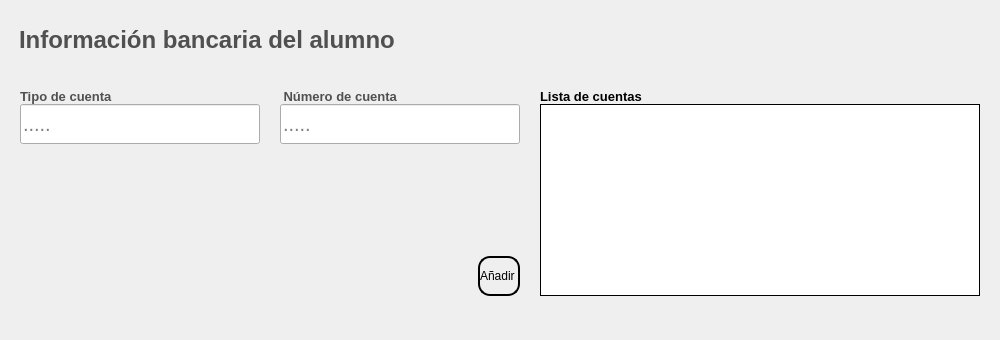
              <widget class="QFrame" name="info_bancaria_alumno">
               <property name="sizePolicy">
                <sizepolicy hsizetype="Preferred" vsizetype="Preferred">
                 <horstretch>0</horstretch>
                 <verstretch>10</verstretch>
                </sizepolicy>
               </property>
               <property name="minimumSize">
                <size>
                 <width>1000</width>
                 <height>340</height>
                </size>
               </property>
               <property name="styleSheet">
                <string notr="true"/>
               </property>
               <property name="frameShape">
                <enum>QFrame::NoFrame</enum>
               </property>
               <property name="frameShadow">
                <enum>QFrame::Raised</enum>
               </property>
               <property name="tipo" stdset="0">
                <string>espacio_segmento</string>
               </property>
               <layout class="QVBoxLayout" name="verticalLayout_9">
                <property name="topMargin">
                 <number>20</number>
                </property>
                <item>
                 <widget class="QLabel" name="label_segmento_info_bancaria_alumno">
                  <property name="minimumSize">
                   <size>
                    <width>0</width>
                    <height>30</height>
                   </size>
                  </property>
                  <property name="maximumSize">
                   <size>
                    <width>16777215</width>
                    <height>20</height>
                   </size>
                  </property>
                  <property name="font">
                   <font>
                    <family>Arial</family>
                    <pointsize>18</pointsize>
                    <weight>75</weight>
                    <bold>true</bold>
                   </font>
                  </property>
                  <property name="styleSheet">
                   <string notr="true">QLabel{
	
	
	color: rgb(80, 80, 80);

	border-color: #ffffff;
	border:none;
	padding-left:2px;


}
</string>
                  </property>
                  <property name="text">
                   <string>Información bancaria del alumno</string>
                  </property>
                  <property name="scaledContents">
                   <bool>false</bool>
                  </property>
                 </widget>
                </item>
                <item alignment="Qt::AlignVCenter">
                 <widget class="QFrame" name="preguntas_info_bancaria_alumno">
                  <property name="minimumSize">
                   <size>
                    <width>460</width>
                    <height>170</height>
                   </size>
                  </property>
                  <property name="styleSheet">
                   <string notr="true"/>
                  </property>
                  <property name="frameShape">
                   <enum>QFrame::NoFrame</enum>
                  </property>
                  <property name="frameShadow">
                   <enum>QFrame::Raised</enum>
                  </property>
                  <layout class="QGridLayout" name="gridLayout_10">
                   <property name="horizontalSpacing">
                    <number>20</number>
                   </property>
                   <item row="0" column="0">
                    <layout class="QVBoxLayout" name="verticalLayout_31">
                     <item alignment="Qt::AlignTop">
                      <widget class="QLabel" name="label_tipo_de_cuenta">
                       <property name="maximumSize">
                        <size>
                         <width>100</width>
                         <height>16777215</height>
                        </size>
                       </property>
                       <property name="font">
                        <font>
                         <family>Arial</family>
                         <pointsize>10</pointsize>
                         <weight>75</weight>
                         <bold>true</bold>
                        </font>
                       </property>
                       <property name="styleSheet">
                        <string notr="true">QLabel{
		
	color: rgb(80, 80, 80);

	border-color: #ffffff;


}
</string>
                       </property>
                       <property name="text">
                        <string>Tipo de cuenta </string>
                       </property>
                       <property name="scaledContents">
                        <bool>true</bool>
                       </property>
                      </widget>
                     </item>
                     <item alignment="Qt::AlignTop">
                      <widget class="QLineEdit" name="input_tipo_de_cuenta">
                       <property name="enabled">
                        <bool>true</bool>
                       </property>
                       <property name="sizePolicy">
                        <sizepolicy hsizetype="Fixed" vsizetype="Fixed">
                         <horstretch>0</horstretch>
                         <verstretch>30</verstretch>
                        </sizepolicy>
                       </property>
                       <property name="minimumSize">
                        <size>
                         <width>240</width>
                         <height>40</height>
                        </size>
                       </property>
                       <property name="font">
                        <font>
                         <family>Arial</family>
                         <pointsize>15</pointsize>
                        </font>
                       </property>
                       <property name="styleSheet">
                        <string notr="true"/>
                       </property>
                       <property name="placeholderText">
                        <string>.....</string>
                       </property>
                       <property name="tipo" stdset="0">
                        <string>formulario</string>
                       </property>
                      </widget>
                     </item>
                    </layout>
                   </item>
                   <item row="0" column="1">
                    <layout class="QVBoxLayout" name="verticalLayout_32">
                     <item alignment="Qt::AlignTop">
                      <widget class="QLabel" name="label_numero_de_cuenta">
                       <property name="maximumSize">
                        <size>
                         <width>150</width>
                         <height>16777215</height>
                        </size>
                       </property>
                       <property name="font">
                        <font>
                         <family>Arial</family>
                         <pointsize>10</pointsize>
                         <weight>75</weight>
                         <bold>true</bold>
                        </font>
                       </property>
                       <property name="styleSheet">
                        <string notr="true">QLabel{
		
	color: rgb(80, 80, 80);

	border-color: #ffffff;


}
</string>
                       </property>
                       <property name="text">
                        <string> Número de cuenta </string>
                       </property>
                       <property name="textFormat">
                        <enum>Qt::PlainText</enum>
                       </property>
                       <property name="scaledContents">
                        <bool>true</bool>
                       </property>
                      </widget>
                     </item>
                     <item alignment="Qt::AlignTop">
                      <widget class="QLineEdit" name="input_numero_de_cuenta">
                       <property name="sizePolicy">
                        <sizepolicy hsizetype="Fixed" vsizetype="Fixed">
                         <horstretch>0</horstretch>
                         <verstretch>30</verstretch>
                        </sizepolicy>
                       </property>
                       <property name="minimumSize">
                        <size>
                         <width>240</width>
                         <height>40</height>
                        </size>
                       </property>
                       <property name="font">
                        <font>
                         <family>Arial</family>
                         <pointsize>15</pointsize>
                        </font>
                       </property>
                       <property name="styleSheet">
                        <string notr="true"/>
                       </property>
                       <property name="placeholderText">
                        <string>.....</string>
                       </property>
                       <property name="tipo" stdset="0">
                        <string>formulario</string>
                       </property>
                      </widget>
                     </item>
                    </layout>
                   </item>
                   <item row="0" column="2" rowspan="2">
                    <layout class="QVBoxLayout" name="verticalLayout_42">
                     <item alignment="Qt::AlignTop">
                      <widget class="QLabel" name="label_mensaje_info_bancaria">
                       <property name="maximumSize">
                        <size>
                         <width>200</width>
                         <height>16777215</height>
                        </size>
                       </property>
                       <property name="font">
                        <font>
                         <family>Arial</family>
                         <pointsize>10</pointsize>
                         <weight>75</weight>
                         <bold>true</bold>
                        </font>
                       </property>
                       <property name="text">
                        <string>Lista de cuentas</string>
                       </property>
                      </widget>
                     </item>
                     <item>
                      <widget class="QListWidget" name="vista_previa_cuentas_bancarias">
                       <property name="font">
                        <font>
                         <family>Arial</family>
                         <pointsize>14</pointsize>
                         <weight>50</weight>
                         <bold>false</bold>
                        </font>
                       </property>
                       <property name="styleSheet">
                        <string notr="true">QListWidget{

	border:1px solid black;


}</string>
                       </property>
                      </widget>
                     </item>
                    </layout>
                   </item>
                   <item row="1" column="1" alignment="Qt::AlignRight">
                    <widget class="QPushButton" name="boton_anadir_cuenta_banco">
                     <property name="sizePolicy">
                      <sizepolicy hsizetype="Fixed" vsizetype="Fixed">
                       <horstretch>0</horstretch>
                       <verstretch>0</verstretch>
                      </sizepolicy>
                     </property>
                     <property name="minimumSize">
                      <size>
                       <width>0</width>
                       <height>40</height>
                      </size>
                     </property>
                     <property name="cursor">
                      <cursorShape>PointingHandCursor</cursorShape>
                     </property>
                     <property name="styleSheet">
                      <string notr="true">QPushButton{

	
	font: 75 10pt &quot;Arial&quot;;
	border-color:rgb(0, 0, 0);
	border:2px solid;
	border-radius:12px;

}

QPushButton:hover{

	
	background-color: rgb(184, 184, 184);

}</string>
                     </property>
                     <property name="text">
                      <string>Añadir </string>
                     </property>
                     <property name="icon">
                      <iconset>
                       <normaloff>../recursos_de_imagenes/iconos_de_interfaz/circulo_mas.png</normaloff>../recursos_de_imagenes/iconos_de_interfaz/circulo_mas.png</iconset>
                     </property>
                     <property name="iconSize">
                      <size>
                       <width>40</width>
                       <height>20</height>
                      </size>
                     </property>
                    </widget>
                   </item>
                  </layout>
                 </widget>
                </item>
               </layout>
              </widget>
